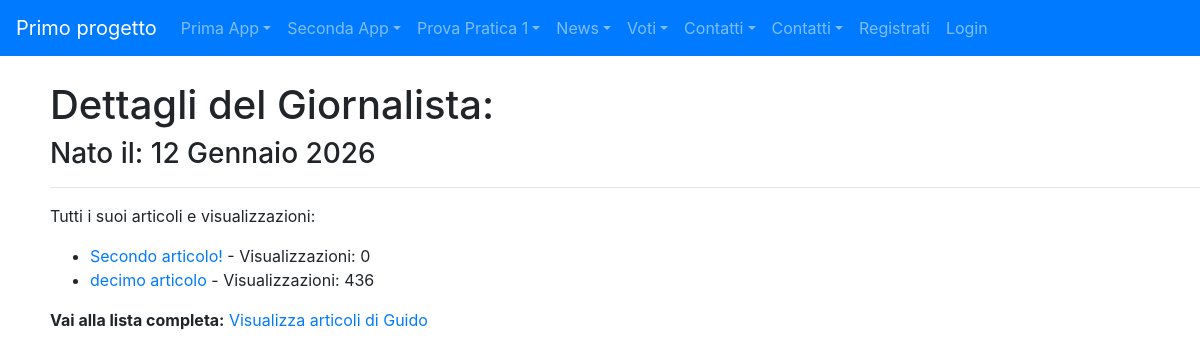
Before: /news/giornalista_detail/2 with the older database file.
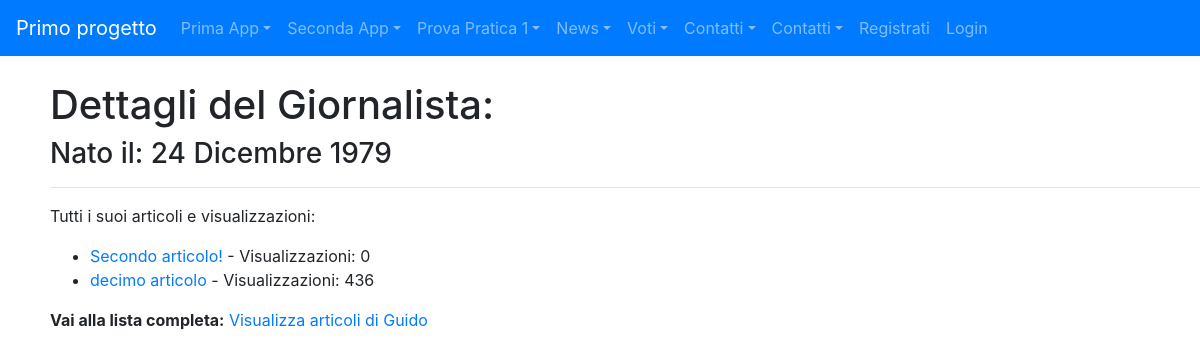
After: the same page with the newer database file.
### news/models.py (models this page shows, shortened)
class Giornalista(models.Model):
    nome=models.CharField(max_length=20)
    cognome=models.CharField(max_length=20)
    anno_di_nascita=models.DateField(blank=True)
    class Meta:
        verbose_name="Giornalista"
        verbose_name_plural="Giornalisti"

### news/views.py (the view)
# urls.py: path("giornalista_detail/<int:pk>", giornalistaDetail, name="giornalista_detail"),
def giornalistaDetail(request, pk):
    giornalista = get_object_or_404(Giornalista, pk=pk)
    articoli = Articolo.objects.filter(giornalista=giornalista)
    context = {"giornalista": giornalista, "articoli": articoli}
    return render(request, "giornalista_detail.html", context)

### news/templates/news/giornalista_detail.html (shortened to what this page needs)
{% extends 'base.html' %}
{% block content %}
  <h1>Dettagli del Giornalista: {{ articolo.giornalista }}</h1>
  <h3>Nato il: {{ giornalista.anno_di_nascita }}</h3>
  <hr />
  <p>Tutti i suoi articoli e visualizzazioni:</p>
  <ul>
    {% for articolo in articoli %}
      <li>
        <a href="{% url 'news:lista_articoli' articolo.id %}">{{ articolo.titolo }}</a>
        - Visualizzazioni: {{ articolo.visualizzazioni }}
      </li>
    {% empty %}
      <li>Nessun articolo trovato per questo giornalista.</li>
    {% endfor %}
  </ul>
  <p>
    <strong>Vai alla lista completa:</strong>
    <a href="{% url 'news:lista_articoli' giornalista.id %}">
      Visualizza articoli di {{ giornalista.nome }}
    </a>
  </p>
{% endblock %}

Changed rows visible on the page:
changed Giornalista "Guido": anno_di_nascita "12 Gennaio 2026" → "24 Dicembre 1979"
